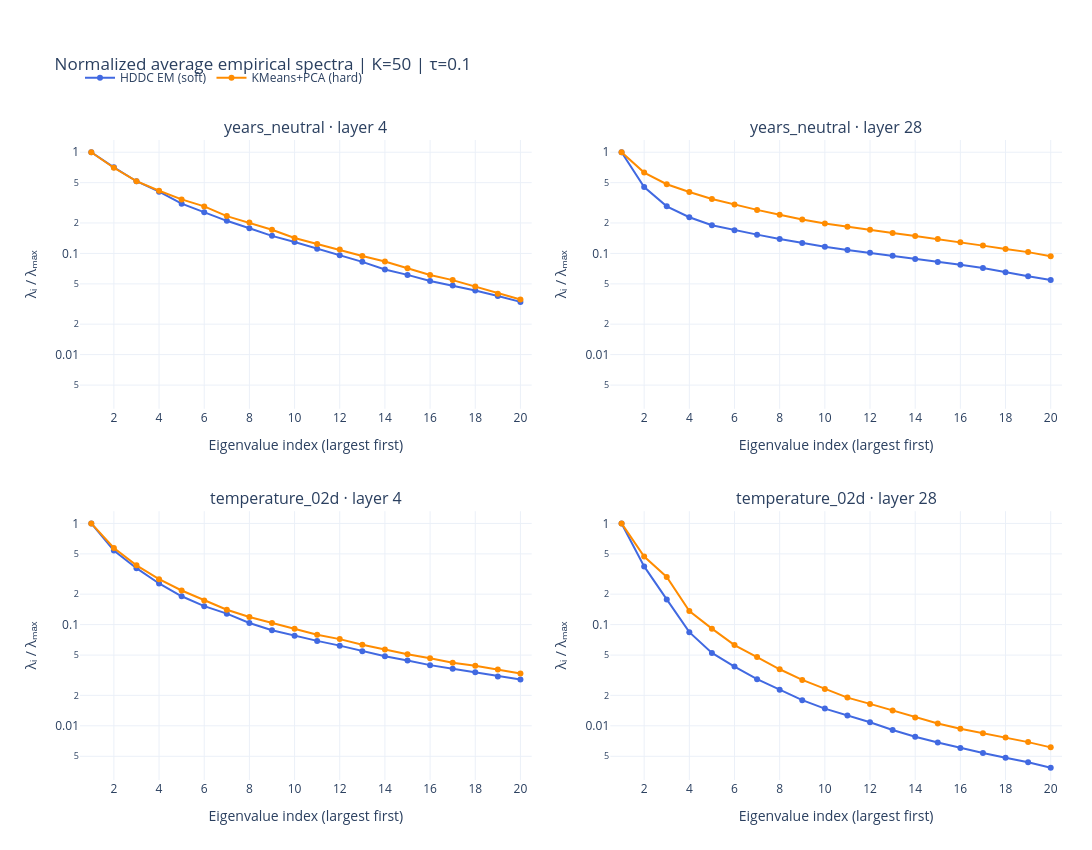

The cell this chart's notebook holds for it:
### Markdown cell above
## Normalized average spectra

Average across valid components **first**, then divide each run's mean spectrum by its largest eigenvalue.
Each curve starts at one. These panels use their own common y limits.

### Code cell
normalized_mean_spectra = {}
for key, values in mean_spectra.items():
    assert values[0] > 0, f"{key}: normalization requires a positive largest eigenvalue."
    normalized_mean_spectra[key] = values / values[0]

finish_figure(
    average_grid(normalized_mean_spectra, "Normalized average empirical spectra", "λᵢ / λₘₐₓ"),
    "normalized_average_spectra.html",
)

### Figure 1 — Plotly figure (JSON) as saved in the notebook; plotly's stock layout.template omitted (floating-point values rounded to 4 significant figures)
{"data": [{"customdata": [50, 50, 50, 50, 50, 50, 50, 50, 50, 50, 50, 50, 50, 50, 50, 50, 50, 50, 50, 50], "hovertemplate": "Eigenvalue %{x}: %{y:.5g}<br>%{customdata} valid components<extra>%{fullData.name}</extra>", "legendgroup": "hddc_em", "line": {"color": "royalblue"}, "marker": {"size": 6}, "mode": "lines+markers", "name": "HDDC EM (soft)", "showlegend": true, "type": "scatter", "x": [1, 2, 3, 4, 5, 6, 7, 8, 9, 10, 11, 12, 13, 14, 15, 16, 17, 18, 19, 20], "xaxis": "x", "y": [1.0, 0.7092, 0.5167, 0.4078, 0.3103, 0.2546, 0.2099, 0.1772, 0.1492, 0.1296, 0.111, 0.09565, 0.08252, 0.06929, 0.06136, 0.05336, 0.04831, 0.04302, 0.038, 0.0332], "yaxis": "y"}, {"customdata": [50, 50, 50, 50, 50, 50, 50, 50, 50, 50, 50, 50, 50, 50, 50, 50, 50, 50, 50, 50], "hovertemplate": "Eigenvalue %{x}: %{y:.5g}<br>%{customdata} valid components<extra>%{fullData.name}</extra>", "legendgroup": "kmeans_pca", "line": {"color": "darkorange"}, "marker": {"size": 6}, "mode": "lines+markers", "name": "KMeans+PCA (hard)", "showlegend": true, "type": "scatter", "x": [1, 2, 3, 4, 5, 6, 7, 8, 9, 10, 11, 12, 13, 14, 15, 16, 17, 18, 19, 20], "xaxis": "x", "y": [1.0, 0.7022, 0.5178, 0.4163, 0.342, 0.2916, 0.2337, 0.2018, 0.1714, 0.142, 0.1235, 0.1092, 0.09428, 0.08309, 0.07149, 0.06123, 0.05449, 0.04701, 0.03994, 0.035], "yaxis": "y"}, {"customdata": [50, 50, 50, 50, 50, 50, 50, 50, 50, 50, 50, 50, 50, 50, 50, 50, 50, 50, 50, 50], "hovertemplate": "Eigenvalue %{x}: %{y:.5g}<br>%{customdata} valid components<extra>%{fullData.name}</extra>", "legendgroup": "hddc_em", "line": {"color": "royalblue"}, "marker": {"size": 6}, "mode": "lines+markers", "name": "HDDC EM (soft)", "showlegend": false, "type": "scatter", "x": [1, 2, 3, 4, 5, 6, 7, 8, 9, 10, 11, 12, 13, 14, 15, 16, 17, 18, 19, 20], "xaxis": "x2", "y": [1.0, 0.4524, 0.2921, 0.2276, 0.19, 0.1695, 0.1533, 0.1385, 0.1265, 0.1163, 0.1083, 0.1015, 0.09498, 0.0883, 0.08245, 0.0772, 0.07184, 0.06504, 0.0596, 0.05458], "yaxis": "y2"}, {"customdata": [50, 50, 50, 50, 50, 50, 50, 50, 50, 50, 50, 50, 50, 50, 50, 50, 50, 50, 50, 50], "hovertemplate": "Eigenvalue %{x}: %{y:.5g}<br>%{customdata} valid components<extra>%{fullData.name}</extra>", "legendgroup": "kmeans_pca", "line": {"color": "darkorange"}, "marker": {"size": 6}, "mode": "lines+markers", "name": "KMeans+PCA (hard)", "showlegend": false, "type": "scatter", "x": [1, 2, 3, 4, 5, 6, 7, 8, 9, 10, 11, 12, 13, 14, 15, 16, 17, 18, 19, 20], "xaxis": "x2", "y": [1.0, 0.6289, 0.4826, 0.4043, 0.3456, 0.3038, 0.2691, 0.2408, 0.216, 0.1979, 0.1833, 0.171, 0.1588, 0.1489, 0.139, 0.1288, 0.1194, 0.1105, 0.103, 0.09395], "yaxis": "y2"}, {"customdata": [50, 50, 50, 50, 50, 50, 50, 50, 50, 50, 50, 50, 50, 50, 50, 50, 50, 50, 50, 50], "hovertemplate": "Eigenvalue %{x}: %{y:.5g}<br>%{customdata} valid components<extra>%{fullData.name}</extra>", "legendgroup": "hddc_em", "line": {"color": "royalblue"}, "marker": {"size": 6}, "mode": "lines+markers", "name": "HDDC EM (soft)", "showlegend": false, "type": "scatter", "x": [1, 2, 3, 4, 5, 6, 7, 8, 9, 10, 11, 12, 13, 14, 15, 16, 17, 18, 19, 20], "xaxis": "x3", "y": [1.0, 0.5404, 0.3612, 0.2551, 0.1906, 0.1521, 0.1283, 0.1037, 0.08812, 0.07765, 0.06906, 0.06199, 0.05452, 0.04865, 0.04417, 0.03978, 0.03659, 0.03376, 0.03079, 0.02868], "yaxis": "y3"}, {"customdata": [50, 50, 50, 50, 50, 50, 50, 50, 50, 50, 50, 50, 50, 50, 50, 50, 50, 50, 50, 50], "hovertemplate": "Eigenvalue %{x}: %{y:.5g}<br>%{customdata} valid components<extra>%{fullData.name}</extra>", "legendgroup": "kmeans_pca", "line": {"color": "darkorange"}, "marker": {"size": 6}, "mode": "lines+markers", "name": "KMeans+PCA (hard)", "showlegend": false, "type": "scatter", "x": [1, 2, 3, 4, 5, 6, 7, 8, 9, 10, 11, 12, 13, 14, 15, 16, 17, 18, 19, 20], "xaxis": "x3", "y": [1.0, 0.5709, 0.385, 0.2815, 0.2174, 0.1734, 0.1404, 0.1189, 0.104, 0.09088, 0.0794, 0.07191, 0.06325, 0.05683, 0.05097, 0.0466, 0.0421, 0.03915, 0.03612, 0.03283], "yaxis": "y3"}, {"customdata": [50, 50, 50, 50, 50, 50, 50, 50, 50, 50, 50, 50, 50, 50, 50, 50, 50, 50, 50, 50], "hovertemplate": "Eigenvalue %{x}: %{y:.5g}<br>%{customdata} valid components<extra>%{fullData.name}</extra>", "legendgroup": "hddc_em", "line": {"color": "royalblue"}, "marker": {"size": 6}, "mode": "lines+markers", "name": "HDDC EM (soft)", "showlegend": false, "type": "scatter", "x": [1, 2, 3, 4, 5, 6, 7, 8, 9, 10, 11, 12, 13, 14, 15, 16, 17, 18, 19, 20], "xaxis": "x4", "y": [1.0, 0.3761, 0.1774, 0.08418, 0.05257, 0.03847, 0.02889, 0.02267, 0.01791, 0.0148, 0.01266, 0.01084, 0.009086, 0.007812, 0.006854, 0.006038, 0.005389, 0.004834, 0.004364, 0.003848], "yaxis": "y4"}, {"customdata": [50, 50, 50, 50, 50, 50, 50, 50, 50, 50, 50, 50, 50, 50, 50, 50, 50, 50, 50, 50], "hovertemplate": "Eigenvalue %{x}: %{y:.5g}<br>%{customdata} valid components<extra>%{fullData.name}</extra>", "legendgroup": "kmeans_pca", "line": {"color": "darkorange"}, "marker": {"size": 6}, "mode": "lines+markers", "name": "KMeans+PCA (hard)", "showlegend": false, "type": "scatter", "x": [1, 2, 3, 4, 5, 6, 7, 8, 9, 10, 11, 12, 13, 14, 15, 16, 17, 18, 19, 20], "xaxis": "x4", "y": [1.0, 0.4699, 0.2955, 0.1364, 0.09126, 0.06278, 0.04774, 0.03621, 0.02841, 0.02315, 0.019, 0.01646, 0.01417, 0.01208, 0.01056, 0.00936, 0.00846, 0.007677, 0.0069, 0.006127], "yaxis": "y4"}], "layout": {"annotations": [{"font": {"size": 16}, "showarrow": false, "text": "years_neutral · layer 4", "x": 0.23, "xanchor": "center", "xref": "paper", "y": 1, "yanchor": "bottom", "yref": "paper"}, {"font": {"size": 16}, "showarrow": false, "text": "years_neutral · layer 28", "x": 0.77, "xanchor": "center", "xref": "paper", "y": 1, "yanchor": "bottom", "yref": "paper"}, {"font": {"size": 16}, "showarrow": false, "text": "temperature_02d · layer 4", "x": 0.23, "xanchor": "center", "xref": "paper", "y": 0.42, "yanchor": "bottom", "yref": "paper"}, {"font": {"size": 16}, "showarrow": false, "text": "temperature_02d · layer 28", "x": 0.77, "xanchor": "center", "xref": "paper", "y": 0.42, "yanchor": "bottom", "yref": "paper"}], "height": 850, "hovermode": "x unified", "legend": {"orientation": "h", "y": 1.12}, "margin": {"b": 70, "l": 80, "r": 30, "t": 140}, "title": {"text": "Normalized average empirical spectra | K=50 | τ=0.1"}, "width": 1600, "xaxis": {"anchor": "y", "domain": [0, 0.46], "dtick": 2, "matches": "x3", "range": [0.5, 20.5], "showticklabels": true, "title": {"text": "Eigenvalue index (largest first)"}}, "xaxis2": {"anchor": "y2", "domain": [0.54, 1], "dtick": 2, "matches": "x3", "range": [0.5, 20.5], "showticklabels": true, "title": {"text": "Eigenvalue index (largest first)"}}, "xaxis3": {"anchor": "y3", "domain": [0, 0.46], "dtick": 2, "range": [0.5, 20.5], "showticklabels": true, "title": {"text": "Eigenvalue index (largest first)"}}, "xaxis4": {"anchor": "y4", "domain": [0.54, 1], "dtick": 2, "matches": "x3", "range": [0.5, 20.5], "showticklabels": true, "title": {"text": "Eigenvalue index (largest first)"}}, "yaxis": {"anchor": "x", "domain": [0.58, 1], "matches": "y3", "range": [-2.535, 0.1207], "showticklabels": true, "title": {"text": "λᵢ / λₘₐₓ"}, "type": "log"}, "yaxis2": {"anchor": "x2", "domain": [0.58, 1], "matches": "y3", "range": [-2.535, 0.1207], "showticklabels": true, "title": {"text": "λᵢ / λₘₐₓ"}, "type": "log"}, "yaxis3": {"anchor": "x3", "domain": [0, 0.42], "range": [-2.535, 0.1207], "showticklabels": true, "title": {"text": "λᵢ / λₘₐₓ"}, "type": "log"}, "yaxis4": {"anchor": "x4", "domain": [0, 0.42], "matches": "y3", "range": [-2.535, 0.1207], "showticklabels": true, "title": {"text": "λᵢ / λₘₐₓ"}, "type": "log"}}}
